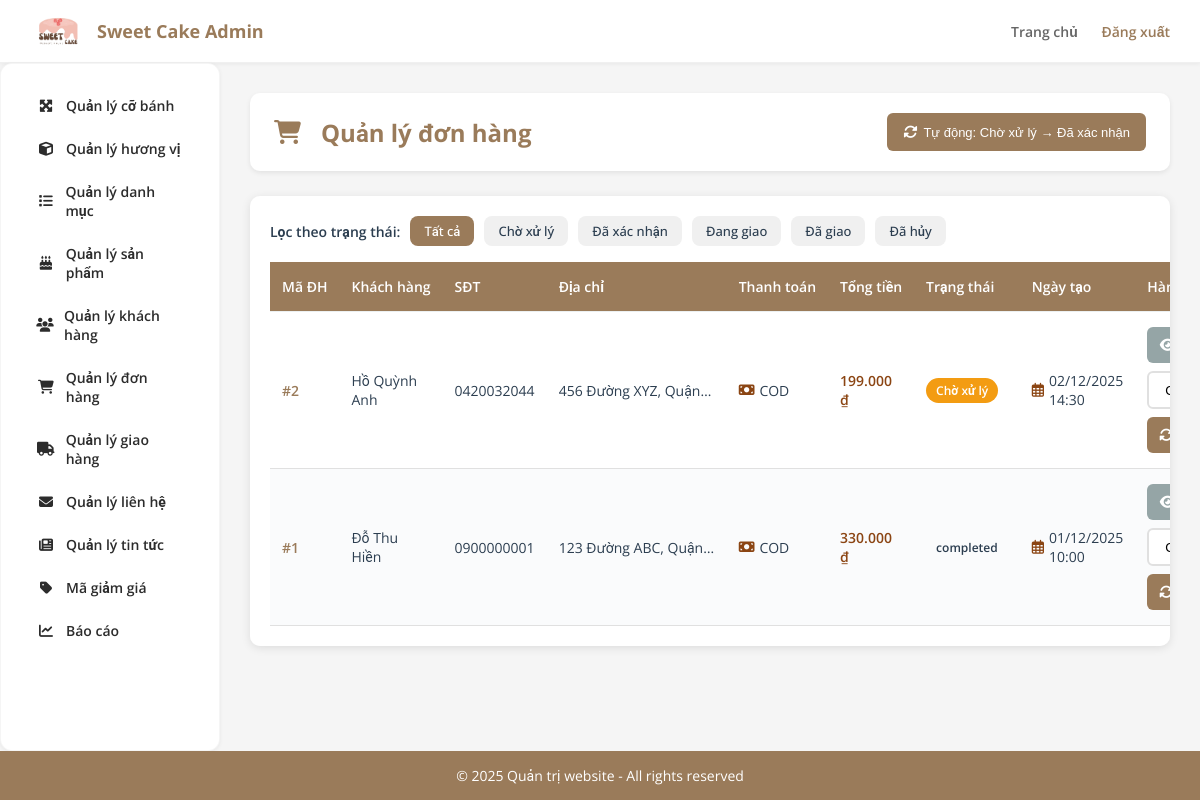
Page /admin/admin_dashboard.php?page=orders (signed in) on the earlier database version.
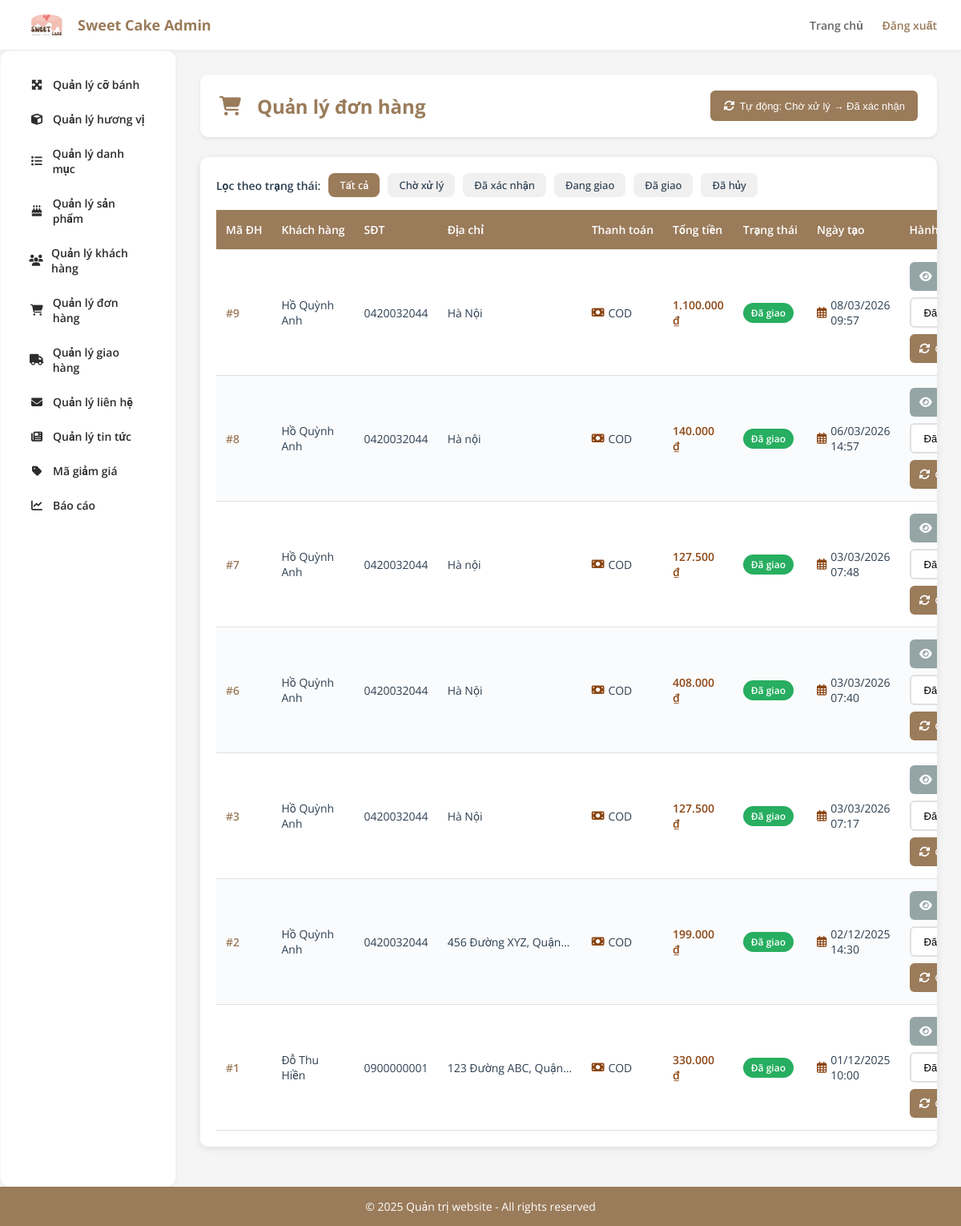
Same page on the later database version.
### tables this page shows
CREATE TABLE `orders` (
  `id` int(11) NOT NULL,
  `user_id` int(11) DEFAULT NULL,
  `full_name` varchar(255) NOT NULL,
  `phone` varchar(20) NOT NULL,
  `address` text NOT NULL,
  `note` text DEFAULT NULL,
  `total_amount` decimal(10,2) NOT NULL,
  `promo_code` varchar(50) DEFAULT NULL,
  `discount_amount` decimal(10,2) DEFAULT 0.00,
  `status` varchar(50) DEFAULT 'pending',
  `payment_method` varchar(50) NOT NULL,
  `created_at` timestamp NOT NULL DEFAULT current_timestamp()
);

### admin/manage_orders.php (the view, shortened to what the changed rows need)
<?php
require_once 'connect.php';
function orderStatusLabel($status) {
    $map = [
        'pending'   => 'Chờ xử lý',
        'confirmed' => 'Đã xác nhận',
        'shipping'  => 'Đang giao',
        'delivered' => 'Đã giao',
        'cancelled' => 'Đã hủy',
    ];
    return $map[$status] ?? $status;
}
function orderStatusClass($status) {
    $map = [
        'pending'   => 'order-badge-pending',
        'confirmed' => 'order-badge-confirmed',
        'shipping'  => 'order-badge-shipping',
        'delivered' => 'order-badge-delivered',
        'cancelled' => 'order-badge-cancelled',
    ];
    return $map[$status] ?? '';
}
function paymentMethodLabel($method) {
    $map = [
        'cod'     => 'COD',
        'banking' => 'Chuyển khoản',
        'momo'    => 'MoMo',
    ];
    return $map[$method] ?? strtoupper($method);
}
$filterStatus = isset($_GET['filter_status']) && in_array($_GET['filter_status'], ['pending', 'confirmed', 'shipping', 'delivered', 'cancelled'], true)
    ? $_GET['filter_status'] : '';
$sql = "SELECT * FROM orders ORDER BY created_at DESC";
if ($filterStatus !== '') {
    $stmt = $conn->prepare("SELECT * FROM orders WHERE status = ? ORDER BY created_at DESC");
    $stmt->bind_param("s", $filterStatus);
    $stmt->execute();
    $orders = $stmt->get_result();
    $stmt->close();
} else {
    $orders = $conn->query($sql);
}
?>
<div class="admin-content">
    <div class="admin-page-header">
        <h1 class="admin-page-title">
            <i class="fas fa-shopping-cart"></i>
            Quản lý đơn hàng
        </h1>
    </div>
    <div class="admin-card">
        <table class="admin-table">
            <thead>
                <tr>
                    <th>Mã ĐH</th>
                    <th>Khách hàng</th>
                    <th>SĐT</th>
                    <th>Địa chỉ</th>
                    <th>Thanh toán</th>
                    <th>Tổng tiền</th>
                    <th>Trạng thái</th>
                    <th>Ngày tạo</th>
                    <th>Hành động</th>
                </tr>
            </thead>
            <tbody>
                <?php if ($orders && $orders->num_rows > 0): while ($row = $orders->fetch_assoc()): ?>
                <tr>
                    <td><a href="admin_dashboard.php?page=order_detail&id=<?php echo (int)$row['id']; ?>" class="admin-link">#<?php echo (int)$row['id']; ?></a></td>
                    <td><?php echo htmlspecialchars($row['full_name']); ?></td>
                    <td><?php echo htmlspecialchars($row['phone']); ?></td>
                    <td class="order-address" title="<?php echo htmlspecialchars($row['address']); ?>"><?php echo htmlspecialchars($row['address']); ?></td>
                    <td>
                        <span style="display: flex; align-items: center; gap: 5px;">
                            <i class="fas <?php
                                echo $row['payment_method'] == 'cod' ? 'fa-money-bill' :
                                    ($row['payment_method'] == 'banking' ? 'fa-university' : 'fa-mobile-alt');
                            ?>" style="color: #8B4513;"></i>
                            <?php echo paymentMethodLabel($row['payment_method']); ?>
                        </span>
                    </td>
                    <td style="font-weight: 600; color: #8B4513;">
                        <?php echo number_format((float)$row['total_amount'], 0, ',', '.'); ?> ₫
                    </td>
                    <td>
                        <span class="order-badge <?php echo orderStatusClass($row['status']); ?>">
                            <?php echo orderStatusLabel($row['status']); ?>
                        </span>
                    </td>
                    <td>
                        <span style="display: flex; align-items: center; gap: 5px;">
                            <i class="far fa-calendar-alt" style="color: #8B4513;"></i>
                            <?php echo date('d/m/Y H:i', strtotime($row['created_at'])); ?>
                        </span>
                    </td>
                    <td>
                        <div class="order-actions">
                            <a href="admin_dashboard.php?page=order_detail&id=<?php echo (int)$row['id']; ?>"
                               class="admin-btn admin-btn-secondary admin-btn-sm"
                               title="Xem chi tiết đơn hàng">
                                <i class="fas fa-eye"></i> Chi tiết
                            </a>
                            <form method="post" class="order-actions" style="display: inline-flex; align-items: center; gap: 8px;">
                                <select name="status" class="order-status-select" title="Chọn trạng thái">
                                    <option value="pending"   <?php if ($row['status'] === 'pending')   echo 'selected'; ?>><?php echo orderStatusLabel('pending'); ?></option>
                                    <option value="delivered" <?php if ($row['status'] === 'delivered') echo 'selected'; ?>><?php echo orderStatusLabel('delivered'); ?></option>
                                </select>
                                <button type="submit" name="update_status" class="admin-btn admin-btn-primary admin-btn-sm"
                                        title="Cập nhật trạng thái đơn hàng"
                                        onclick="return confirm('Xác nhận cập nhật trạng thái đơn hàng?')">
                                    <i class="fas fa-sync-alt"></i> Cập nhật
                                </button>
                            </form>
                        </div>
                    </td>
                </tr>
                <?php endwhile; endif; ?>
            </tbody>
        </table>
    </div>
</div>

Differences in the rows shown:
added orders: id "9", full_name "Hồ Quỳnh Anh", phone "0420032044", address "Hà Nội", payment_method "COD", total_amount "1.100.000", status "Đã giao", created_at "08/03/2026 09:57"
added orders: id "8", full_name "Hồ Quỳnh Anh", phone "0420032044", address "Hà nội", payment_method "COD", total_amount "140.000", status "Đã giao", created_at "06/03/2026 14:57"
added orders: id "7", full_name "Hồ Quỳnh Anh", phone "0420032044", address "Hà nội", payment_method "COD", total_amount "127.500", status "Đã giao", created_at "03/03/2026 07:48"
added orders: id "6", full_name "Hồ Quỳnh Anh", phone "0420032044", address "Hà Nội", payment_method "COD", total_amount "408.000", status "Đã giao", created_at "03/03/2026 07:40"
added orders: id "3", full_name "Hồ Quỳnh Anh", phone "0420032044", address "Hà Nội", payment_method "COD", total_amount "127.500", status "Đã giao", created_at "03/03/2026 07:17"
changed orders "456 Đường XYZ, Quận…": status "Chờ xử lý" → "Đã giao"
changed orders "Đỗ Thu Hiền": status "completed" → "Đã giao"; status "Chờ xử lý" → "Đã giao"
